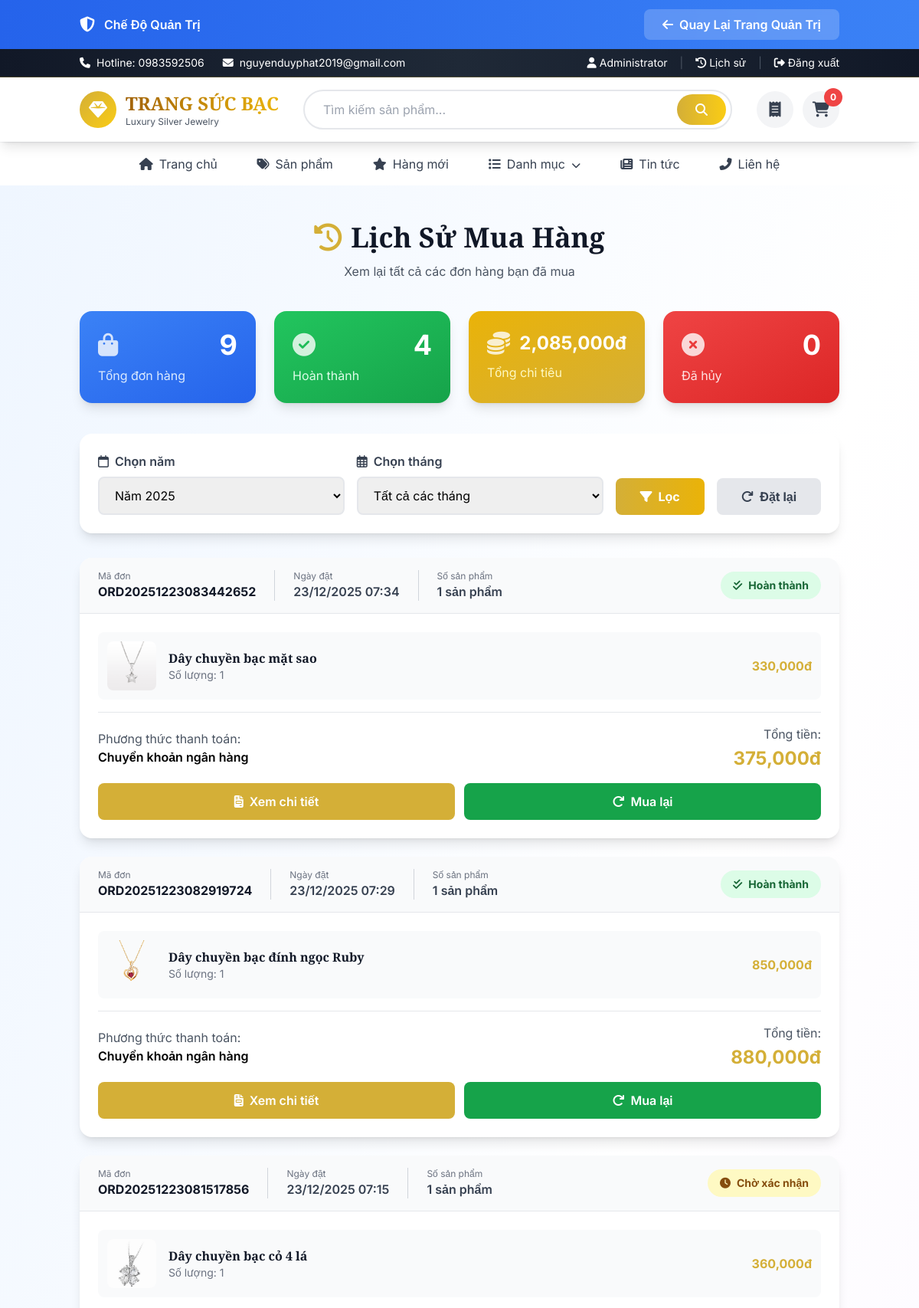
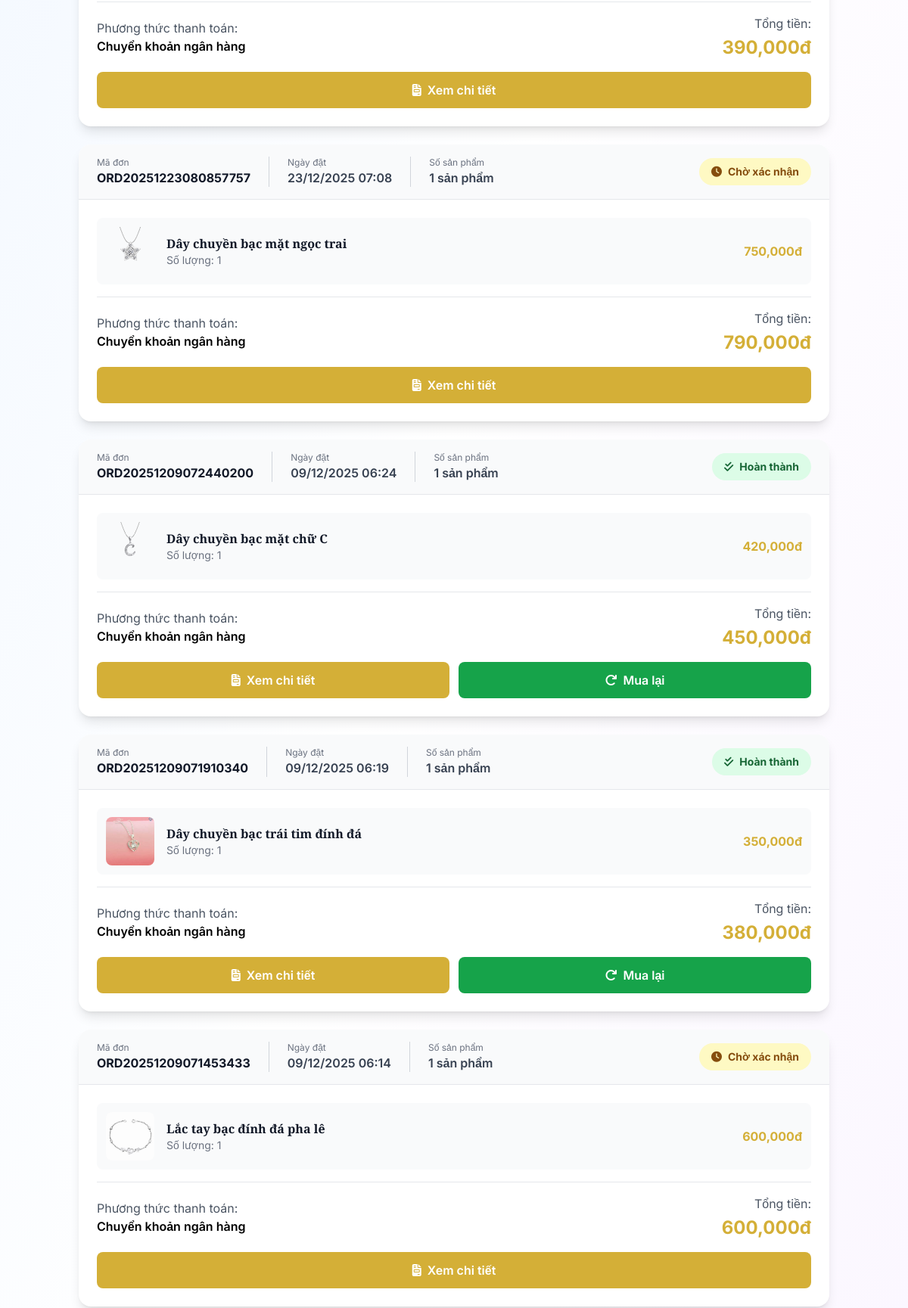
Page /purchase-history.php?year=2025-12-07 17:55:06 (signed in, upper part) on the committed database (2 pictures, top to bottom).
### tables this page shows
CREATE TABLE `orders` (
  `id` int(11) NOT NULL,
  `user_id` int(11) DEFAULT NULL,
  `order_code` varchar(50) NOT NULL,
  `fullname` varchar(100) NOT NULL,
  `email` varchar(100) NOT NULL,
  `phone` varchar(20) NOT NULL,
  `address` text NOT NULL,
  `note` text DEFAULT NULL,
  `total_amount` decimal(10,2) NOT NULL,
  `payment_method` varchar(50) DEFAULT 'cod',
  `payment_status` enum('pending','paid','failed') DEFAULT 'pending',
  `order_status` enum('pending','confirmed','shipping','completed','cancelled') DEFAULT 'pending',
  `created_at` timestamp NOT NULL DEFAULT current_timestamp(),
  `updated_at` timestamp NOT NULL DEFAULT current_timestamp() ON UPDATE current_timestamp(),
  `transfer_proof` varchar(255) DEFAULT NULL,
  `transfer_amount` decimal(10,2) DEFAULT NULL,
  `transfer_date` datetime DEFAULT NULL,
  `bank_name` varchar(100) DEFAULT NULL,
  `transaction_id` varchar(100) DEFAULT NULL,
  `customer_confirmed_at` datetime DEFAULT NULL,
  `confirmed_by` int(11) DEFAULT NULL,
  `confirmed_at` datetime DEFAULT NULL
);

CREATE TABLE `order_details` (
  `id` int(11) NOT NULL,
  `order_id` int(11) NOT NULL,
  `product_id` int(11) NOT NULL,
  `product_name` varchar(255) NOT NULL,
  `product_image` varchar(255) DEFAULT NULL,
  `price` decimal(10,2) NOT NULL,
  `quantity` int(11) NOT NULL,
  `total` decimal(10,2) NOT NULL
);

CREATE TABLE `products` (
  `id` int(11) NOT NULL,
  `category_id` int(11) NOT NULL,
  `name` varchar(255) NOT NULL,
  `slug` varchar(255) NOT NULL,
  `description` text DEFAULT NULL,
  `price` decimal(10,2) NOT NULL,
  `sale_price` decimal(10,2) DEFAULT NULL,
  `image` varchar(255) DEFAULT NULL,
  `images` text DEFAULT NULL,
  `quantity` int(11) DEFAULT 0,
  `weight` decimal(8,2) DEFAULT NULL,
  `material` varchar(100) DEFAULT NULL,
  `is_new` tinyint(1) DEFAULT 0,
  `is_featured` tinyint(1) DEFAULT 0,
  `status` tinyint(1) DEFAULT 1,
  `views` int(11) DEFAULT 0,
  `created_at` timestamp NOT NULL DEFAULT current_timestamp(),
  `updated_at` timestamp NOT NULL DEFAULT current_timestamp() ON UPDATE current_timestamp()
);

### purchase-history.php (the view, shortened to what this page needs)
<?php
require_once 'includes/config.php';
$user_id = $_SESSION['user_id'];
$stats_sql = "SELECT
    COUNT(*) as total_orders,
    SUM(CASE WHEN order_status = 'completed' THEN 1 ELSE 0 END) as completed_orders,
    SUM(CASE WHEN order_status = 'completed' THEN total_amount ELSE 0 END) as total_spent,
    SUM(CASE WHEN order_status = 'cancelled' THEN 1 ELSE 0 END) as cancelled_orders
    FROM orders WHERE user_id = $user_id";
$stats_result = mysqli_query($conn, $stats_sql);
$stats = mysqli_fetch_assoc($stats_result);
$year = isset($_GET['year']) ? (int)$_GET['year'] : date('Y');
$month = isset($_GET['month']) ? (int)$_GET['month'] : 0;
$date_filter = "YEAR(created_at) = $year";
$sql = "SELECT o.*,
        (SELECT SUM(quantity) FROM order_details WHERE order_id = o.id) as total_items
        FROM orders o
        WHERE user_id = $user_id AND $date_filter
        ORDER BY created_at DESC";
$orders = mysqli_query($conn, $sql);
$years_sql = "SELECT DISTINCT YEAR(created_at) as year FROM orders WHERE user_id = $user_id ORDER BY year DESC";
$years = mysqli_query($conn, $years_sql);
include 'includes/header.php';
?>
<div class="bg-gradient-to-br from-blue-50 via-white to-purple-50 py-12">
    <div class="container mx-auto px-4">
        <div class="max-w-7xl mx-auto">
            <div class="text-center mb-10">
                <h1 class="text-4xl font-bold text-gray-900 mb-3">
                    <i class="fas fa-history text-gold-600 mr-3"></i>Lịch Sử Mua Hàng
                </h1>
                <p class="text-gray-600">Xem lại tất cả các đơn hàng bạn đã mua</p>
            </div>
            <div class="grid grid-cols-1 md:grid-cols-4 gap-6 mb-10">
                <div class="bg-gradient-to-br from-blue-500 to-blue-600 rounded-2xl p-6 text-white shadow-lg">
                    <div class="flex items-center justify-between mb-2">
                        <i class="fas fa-shopping-bag text-3xl opacity-80"></i>
                        <span class="text-4xl font-bold"><?php echo $stats['total_orders']; ?></span>
                    </div>
                    <p class="text-blue-100">Tổng đơn hàng</p>
                </div>
                <div class="bg-gradient-to-br from-green-500 to-green-600 rounded-2xl p-6 text-white shadow-lg">
                    <div class="flex items-center justify-between mb-2">
                        <i class="fas fa-check-circle text-3xl opacity-80"></i>
                        <span class="text-4xl font-bold"><?php echo $stats['completed_orders']; ?></span>
                    </div>
                    <p class="text-green-100">Hoàn thành</p>
                </div>
                <div class="bg-gradient-to-br from-gold-500 to-gold-600 rounded-2xl p-6 text-white shadow-lg">
                    <div class="flex items-center justify-between mb-2">
                        <i class="fas fa-coins text-3xl opacity-80"></i>
                        <span class="text-2xl font-bold"><?php echo number_format($stats['total_spent']); ?>đ</span>
                    </div>
                    <p class="text-gold-100">Tổng chi tiêu</p>
                </div>
                <div class="bg-gradient-to-br from-red-500 to-red-600 rounded-2xl p-6 text-white shadow-lg">
                    <div class="flex items-center justify-between mb-2">
                        <i class="fas fa-times-circle text-3xl opacity-80"></i>
                        <span class="text-4xl font-bold"><?php echo $stats['cancelled_orders']; ?></span>
                    </div>
                    <p class="text-red-100">Đã hủy</p>
                </div>
            </div>
            <div class="bg-white rounded-2xl shadow-lg p-6 mb-8">
                <form method="GET" class="flex flex-wrap gap-4 items-end">
                    <div class="flex-1 min-w-[200px]">
                        <label class="block text-gray-700 font-semibold mb-2">
                            <i class="far fa-calendar mr-2"></i>Chọn năm
                        </label>
                        <select name="year" class="w-full px-4 py-3 border-2 border-gray-200 rounded-lg focus:border-gold-500 focus:outline-none">
                            <?php mysqli_data_seek($years, 0); while($y = mysqli_fetch_assoc($years)): ?>
                            <option value="<?php echo $y['year']; ?>" <?php echo $year == $y['year'] ? 'selected' : ''; ?>>
                                Năm <?php echo $y['year']; ?>
                            </option>
                            <?php endwhile; ?>
                        </select>
                    </div>
                    <div class="flex-1 min-w-[200px]">
                        <label class="block text-gray-700 font-semibold mb-2">
                            <i class="far fa-calendar-alt mr-2"></i>Chọn tháng
                        </label>
                        <select name="month" class="w-full px-4 py-3 border-2 border-gray-200 rounded-lg focus:border-gold-500 focus:outline-none">
                            <option value="0" <?php echo $month == 0 ? 'selected' : ''; ?>>Tất cả các tháng</option>
                        </select>
                    </div>
                    <button type="submit" class="px-8 py-3 bg-gradient-to-r from-gold-600 to-gold-500 text-white rounded-lg font-bold hover:shadow-xl transition-all hover:scale-105">
                        <i class="fas fa-filter mr-2"></i>Lọc
                    </button>
                    <a href="purchase-history.php" class="px-8 py-3 bg-gray-200 text-gray-700 rounded-lg font-bold hover:bg-gray-300 transition">
                        <i class="fas fa-redo mr-2"></i>Đặt lại
                    </a>
                </form>
            </div>
            <?php if (mysqli_num_rows($orders) > 0): ?>
                <div class="space-y-6">
                    <?php while($order = mysqli_fetch_assoc($orders)): ?>
                        <?php
                        $order_id = $order['id'];
                        $details_sql = "SELECT od.*, p.image as product_image
                                       FROM order_details od
                                       LEFT JOIN products p ON od.product_id = p.id
                                       WHERE od.order_id = $order_id";
                        $details = mysqli_query($conn, $details_sql);
                        $status_colors = [
                            'pending' => ['bg' => 'bg-yellow-100', 'text' => 'text-yellow-800', 'icon' => 'fa-clock'],
                            'confirmed' => ['bg' => 'bg-blue-100', 'text' => 'text-blue-800', 'icon' => 'fa-check-circle'],
                            'shipping' => ['bg' => 'bg-purple-100', 'text' => 'text-purple-800', 'icon' => 'fa-shipping-fast'],
                            'completed' => ['bg' => 'bg-green-100', 'text' => 'text-green-800', 'icon' => 'fa-check-double'],
                            'cancelled' => ['bg' => 'bg-red-100', 'text' => 'text-red-800', 'icon' => 'fa-times-circle']
                        ];
                        $order_status = $order['order_status'] ?? 'pending';
                        $color = $status_colors[$order_status] ?? $status_colors['pending'];
                        $status_names = [
                            'pending' => 'Chờ xác nhận',
                            'confirmed' => 'Đã xác nhận',
                            'shipping' => 'Đang giao',
                            'completed' => 'Hoàn thành',
                            'cancelled' => 'Đã hủy'
                        ];
                        $status_text = $status_names[$order_status] ?? 'Chờ xác nhận';
                        ?>
                        <div class="bg-white rounded-2xl shadow-lg overflow-hidden hover:shadow-xl transition">
                            <div class="bg-gray-50 px-6 py-4 border-b flex flex-wrap items-center justify-between gap-4">
                                <div class="flex items-center gap-6">
                                    <div>
                                        <p class="text-xs text-gray-500">Mã đơn</p>
                                        <p class="font-bold text-gray-900"><?php echo $order['order_code']; ?></p>
                                    </div>
                                    <div>
                                        <p class="text-xs text-gray-500">Ngày đặt</p>
                                        <p class="font-semibold text-gray-700">
                                            <?php echo date('d/m/Y H:i', strtotime($order['created_at'])); ?>
                                        </p>
                                    </div>
                                    <div>
                                        <p class="text-xs text-gray-500">Số sản phẩm</p>
                                        <p class="font-semibold text-gray-700"><?php echo $order['total_items']; ?> sản phẩm</p>
                                    </div>
                                </div>
                                <span class="<?php echo $color['bg']; ?> <?php echo $color['text']; ?> px-4 py-2 rounded-full font-bold text-sm">
                                    <i class="fas <?php echo $color['icon']; ?> mr-2"></i><?php echo $status_text; ?>
                                </span>
                            </div>
                            <div class="p-6">
                                <div class="space-y-3 mb-4">
                                    <?php while($item = mysqli_fetch_assoc($details)): ?>
                                    <div class="flex items-center gap-4 p-3 bg-gray-50 rounded-lg">
                                        <img src="assets/images/products/<?php echo $item['product_image']; ?>"
                                             class="w-16 h-16 object-cover rounded-lg">
                                        <div class="flex-1">
                                            <h4 class="font-semibold text-gray-900"><?php echo $item['product_name']; ?></h4>
                                            <p class="text-sm text-gray-500">Số lượng: <?php echo $item['quantity']; ?></p>
                                        </div>
                                        <div class="text-right">
                                            <p class="font-bold text-gold-600"><?php echo number_format($item['price']); ?>đ</p>
                                        </div>
                                    </div>
                                    <?php endwhile; ?>
                                </div>
                                <div class="border-t pt-4 flex items-center justify-between">
                                    <div>
                                        <p class="text-gray-600">Phương thức thanh toán:</p>
                                        <p class="font-semibold">
                                            <?php echo $order['payment_method'] == 'cod' ? 'Thanh toán khi nhận hàng' : 'Chuyển khoản ngân hàng'; ?>
                                        </p>
                                    </div>
                                    <div class="text-right">
                                        <p class="text-gray-600 mb-1">Tổng tiền:</p>
                                        <p class="text-2xl font-bold text-gold-600"><?php echo number_format($order['total_amount']); ?>đ</p>
                                    </div>
                                </div>
                                <div class="mt-4 flex gap-3">
                                    <a href="order-detail.php?id=<?php echo $order['id']; ?>"
                                       class="flex-1 text-center px-6 py-3 bg-gold-600 text-white rounded-lg hover:bg-gold-700 font-semibold transition">
                                        <i class="fas fa-file-invoice mr-2"></i>Xem chi tiết
                                    </a>
                                    <?php if ($order_status == 'completed'): ?>
                                    <a href="products.php"
                                       class="flex-1 text-center px-6 py-3 bg-green-600 text-white rounded-lg hover:bg-green-700 font-semibold transition">
                                        <i class="fas fa-redo mr-2"></i>Mua lại
                                    </a>
                                    <?php endif; ?>
                                </div>
                            </div>
                        </div>
                    <?php endwhile; ?>
                </div>
            <?php endif; ?>
        </div>
    </div>
</div>
<?php include 'includes/footer.php'; ?>

### includes/header.php (style rules this page uses)
body { font-family: 'Inter', sans-serif; }
h1, h2, h3, h4, h5, h6 { font-family: 'Playfair Display', serif; }

### rows in the picture
orders: order_code "ORD20251223083442652", created_at "23/12/2025 07:34", total_items "1", order_status "Hoàn thành", payment_method "Chuyển khoản ngân hàng", total_amount "375,000", shows "Mua lại"
order_details: product.image (picture), product_name "Dây chuyền bạc mặt sao", quantity "1", price "330,000"
orders: order_code "ORD20251223082919724", created_at "23/12/2025 07:29", total_items "1", order_status "Hoàn thành", payment_method "Chuyển khoản ngân hàng", total_amount "880,000", shows "Mua lại"
order_details: product.image (picture), product_name "Dây chuyền bạc đính ngọc Ruby", quantity "1", price "850,000"
orders: order_code "ORD20251223081517856", created_at "23/12/2025 07:15", total_items "1", order_status "Chờ xác nhận", payment_method "Chuyển khoản ngân hàng", total_amount "390,000"
order_details: product.image (picture), product_name "Dây chuyền bạc cỏ 4 lá", quantity "1", price "360,000"
orders: order_code "ORD20251223080857757", created_at "23/12/2025 07:08", total_items "1", order_status "Chờ xác nhận", payment_method "Chuyển khoản ngân hàng", total_amount "790,000"
order_details: product.image (picture), product_name "Dây chuyền bạc mặt ngọc trai", quantity "1", price "750,000"
orders: order_code "ORD20251209072440200", created_at "09/12/2025 06:24", total_items "1", order_status "Hoàn thành", payment_method "Chuyển khoản ngân hàng", total_amount "450,000", shows "Mua lại"
order_details: product.image (picture), product_name "Dây chuyền bạc mặt chữ C", quantity "1", price "420,000"
orders: order_code "ORD20251209071910340", created_at "09/12/2025 06:19", total_items "1", order_status "Hoàn thành", payment_method "Chuyển khoản ngân hàng", total_amount "380,000", shows "Mua lại"
order_details: product.image (picture), product_name "Dây chuyền bạc trái tim đính đá", quantity "1", price "350,000"
orders: order_code "ORD20251209071453433", created_at "09/12/2025 06:14", total_items "1", order_status "Chờ xác nhận", payment_method "Chuyển khoản ngân hàng", total_amount "600,000"
order_details: product.image (picture), product_name "Lắc tay bạc đính đá pha lê", quantity "1", price "600,000"

### other values in the picture
$_SESSION['user_name'] "Administrator"
$cart_total "0"
$stats['total_orders'] "9"
$stats['completed_orders'] "4"
$stats['total_spent'] "2,085,000"
$stats['cancelled_orders'] "0"
